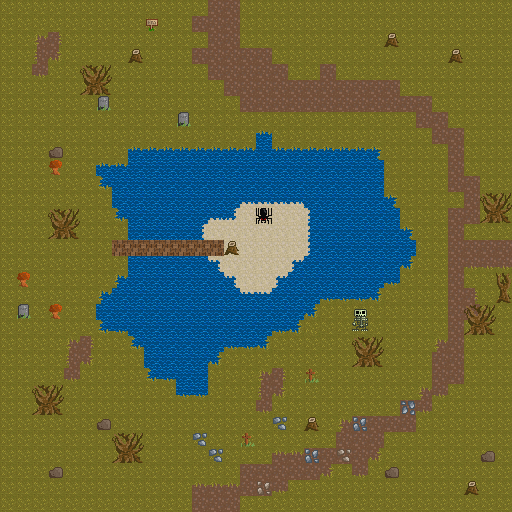

This game map was drawn from its Tiled (.tmx) file and the tilesets committed beside it. A one-line description and the trimmed map source follow:
An orthogonal 32x32 tile map with 16x16 px tiles, 2 tile layers (lower, upper), 2 tilesets and 58 objects (37x villager, 8x npc, 7x portal, 6x pickup).

<map version="1.0" orientation="orthogonal" renderorder="right-down" width="32" height="32" tilewidth="16" tileheight="16" nextobjectid="69">
 <tileset firstgid="1" name="tilesheet" tilewidth="16" tileheight="16" tilecount="256">
  <image source="../gfx/tilesheet.png" width="256" height="256" />
  <tile id="2">
   <properties>
    <property name="solid" value="true" />
   </properties>
  </tile>
  <tile id="3">
   <properties>
    <property name="solid" value="true" />
   </properties>
  </tile>
  <tile id="4">
   <properties>
    <property name="solid" value="true" />
   </properties>
  </tile>
  <tile id="5">
   <properties>
    <property name="solid" value="true" />
   </properties>
  </tile>
  <tile id="7">
   <properties>
    <property name="solid" value="true" />
   </properties>
  </tile>
  <tile id="8">
   <properties>
    <property name="solid" value="true" />
   </properties>
  </tile>
  <tile id="10">
   <properties>
    <property name="solid" value="true" />
   </properties>
  </tile>
  <tile id="11">
   <properties>
    <property name="solid" value="true" />
   </properties>
  </tile>
  <tile id="12">
   <properties>
    <property name="solid" value="true" />
   </properties>
  </tile>
  <tile id="26">
   <properties>
    <property name="solid" value="true" />
   </properties>
  </tile>
  <tile id="27">
   <properties>
    <property name="solid" value="true" />
   </properties>
  </tile>
  <tile id="28">
   <properties>
    <property name="solid" value="true" />
   </properties>
  </tile>
  <tile id="29">
   <properties>
    <property name="solid" value="true" />
   </properties>
  </tile>
  <tile id="42">
   <properties>
    <property name="solid" value="true" />
   </properties>
  </tile>
  <tile id="43">
   <properties>
    <property name="solid" value="true" />
   </properties>
  </tile>
  <tile id="44">
   <properties>
    <property name="solid" value="true" />
   </properties>
  </tile>
  <tile id="45">
   <properties>
    <property name="solid" value="true" />
   </properties>
  </tile>
  <tile id="46">
   <properties>
    <property name="solid" value="true" />
   </properties>
  </tile>
  <tile id="47">
   <properties>
    <property name="solid" value="true" />
   </properties>
  </tile>
  <tile id="48">
   <properties>
    <property name="solid" value="true" />
   </properties>
  </tile>
  <tile id="49">
   <properties>
    <property name="solid" value="true" />
   </properties>
  </tile>
  <tile id="50">
   <properties>
    <property name="solid" value="true" />
   </properties>
  </tile>
  <tile id="51">
   <properties>
    <property name="solid" value="true" />
   </properties>
  </tile>
  <tile id="52">
   <properties>
    <property name="solid" value="true" />
   </properties>
  </tile>
  <tile id="53">
   <properties>
    <property name="solid" value="true" />
   </properties>
  </tile>
  <tile id="54">
   <properties>
    <property name="solid" value="true" />
   </properties>
  </tile>
  <tile id="57">
   <properties>
    <property name="solid" value="true" />
   </properties>
  </tile>
  <tile id="58">
   <properties>
    <property name="solid" value="true" />
   </properties>
  </tile>
  <tile id="60">
   <properties>
    <property name="solid" value="true" />
   </properties>
  </tile>
  <tile id="61">
   <properties>
    <property name="solid" value="true" />
   </properties>
  </tile>
  <tile id="62">
   <properties>
    <property name="solid" value="true" />
   </properties>
  </tile>
  <tile id="64">
   <properties>
    <property name="solid" value="true" />
   </properties>
  </tile>
  <tile id="65">
   <properties>
    <property name="solid" value="true" />
   </properties>
  </tile>
  <tile id="66">
   <properties>
    <property name="solid" value="true" />
   </properties>
  </tile>
  <tile id="67">
   <properties>
    <property name="solid" value="true" />
   </properties>
  </tile>
  <tile id="68">
   <properties>
    <property name="solid" value="true" />
   </properties>
  </tile>
  <tile id="69">
   <properties>
    <property name="solid" value="true" />
   </properties>
  </tile>
  <tile id="70">
   <properties>
    <property name="solid" value="true" />
   </properties>
  </tile>
  <tile id="73">
   <properties>
    <property name="solid" value="true" />
   </properties>
  </tile>
  <tile id="74">
   <properties>
    <property name="solid" value="true" />
   </properties>
  </tile>
  <tile id="75">
   <properties>
    <property name="solid" value="true" />
   </properties>
  </tile>
  <tile id="76">
   <properties>
    <property name="solid" value="true" />
   </properties>
  </tile>
  <tile id="77">
   <properties>
    <property name="solid" value="true" />
   </properties>
  </tile>
  <tile id="80">
   <properties>
    <property name="solid" value="true" />
   </properties>
  </tile>
  <tile id="81">
   <properties>
    <property name="solid" value="true" />
   </properties>
  </tile>
  <tile id="82">
   <properties>
    <property name="solid" value="true" />
   </properties>
  </tile>
  <tile id="83">
   <properties>
    <property name="solid" value="true" />
   </properties>
  </tile>
  <tile id="84">
   <properties>
    <property name="solid" value="true" />
   </properties>
  </tile>
  <tile id="85">
   <properties>
    <property name="solid" value="true" />
   </properties>
  </tile>
  <tile id="86">
   <properties>
    <property name="solid" value="true" />
   </properties>
  </tile>
  <tile id="87">
   <properties>
    <property name="solid" value="true" />
   </properties>
  </tile>
  <tile id="88">
   <properties>
    <property name="solid" value="true" />
   </properties>
  </tile>
  <tile id="89">
   <properties>
    <property name="solid" value="true" />
   </properties>
  </tile>
  <tile id="90">
   <properties>
    <property name="solid" value="true" />
   </properties>
  </tile>
  <tile id="96">
   <properties>
    <property name="solid" value="true" />
   </properties>
  </tile>
  <tile id="97">
   <properties>
    <property name="solid" value="true" />
   </properties>
  </tile>
  <tile id="98">
   <properties>
    <property name="solid" value="true" />
   </properties>
  </tile>
  <tile id="99">
   <properties>
    <property name="solid" value="true" />
   </properties>
  </tile>
  <tile id="101">
   <properties>
    <property name="solid" value="true" />
   </properties>
  </tile>
  <tile id="102">
   <properties>
    <property name="solid" value="true" />
   </properties>
  </tile>
  <tile id="103">
   <properties>
    <property name="solid" value="true" />
   </properties>
  </tile>
  <tile id="104">
   <properties>
    <property name="solid" value="true" />
   </properties>
  </tile>
  <tile id="105">
   <properties>
    <property name="solid" value="true" />
   </properties>
  </tile>
  <tile id="117">
   <properties>
    <property name="solid" value="true" />
   </properties>
  </tile>
  <tile id="120">
   <properties>
    <property name="solid" value="true" />
   </properties>
  </tile>
  <tile id="123">
   <properties>
    <property name="solid" value="true" />
   </properties>
  </tile>
  <tile id="124">
   <properties>
    <property name="solid" value="true" />
   </properties>
  </tile>
 </tileset>
 <tileset firstgid="257" name="tilesheet" tilewidth="16" tileheight="16" tilecount="256">
  <image source="../gfx/tilesheet.png" width="256" height="256" />
  <tile id="2">
   <properties>
    <property name="solid" value="true" />
   </properties>
  </tile>
  <tile id="3">
   <properties>
    <property name="solid" value="true" />
   </properties>
  </tile>
  <tile id="4">
   <properties>
    <property name="solid" value="true" />
   </properties>
  </tile>
  <tile id="5">
   <properties>
    <property name="solid" value="true" />
   </properties>
  </tile>
  <tile id="7">
   <properties>
    <property name="solid" value="true" />
   </properties>
  </tile>
  <tile id="8">
   <properties>
    <property name="solid" value="true" />
   </properties>
  </tile>
  <tile id="10">
   <properties>
    <property name="solid" value="true" />
   </properties>
  </tile>
  <tile id="11">
   <properties>
    <property name="solid" value="true" />
   </properties>
  </tile>
  <tile id="12">
   <properties>
    <property name="solid" value="true" />
   </properties>
  </tile>
  <tile id="26">
   <properties>
    <property name="solid" value="true" />
   </properties>
  </tile>
  <tile id="27">
   <properties>
    <property name="solid" value="true" />
   </properties>
  </tile>
  <tile id="28">
   <properties>
    <property name="solid" value="true" />
   </properties>
  </tile>
  <tile id="29">
   <properties>
    <property name="solid" value="true" />
   </properties>
  </tile>
  <tile id="42">
   <properties>
    <property name="solid" value="true" />
   </properties>
  </tile>
  <tile id="43">
   <properties>
    <property name="solid" value="true" />
   </properties>
  </tile>
  <tile id="44">
   <properties>
    <property name="solid" value="true" />
   </properties>
  </tile>
  <tile id="45">
   <properties>
    <property name="solid" value="true" />
   </properties>
  </tile>
  <tile id="46">
   <properties>
    <property name="solid" value="true" />
   </properties>
  </tile>
  <tile id="47">
   <properties>
    <property name="solid" value="true" />
   </properties>
  </tile>
  <tile id="48">
   <properties>
    <property name="solid" value="true" />
   </properties>
  </tile>
  <tile id="49">
   <properties>
    <property name="solid" value="true" />
   </properties>
  </tile>
  <tile id="50">
   <properties>
    <property name="solid" value="true" />
   </properties>
  </tile>
  <tile id="51">
   <properties>
    <property name="solid" value="true" />
   </properties>
  </tile>
  <tile id="52">
   <properties>
    <property name="solid" value="true" />
   </properties>
  </tile>
  <tile id="53">
   <properties>
    <property name="solid" value="true" />
   </properties>
  </tile>
  <tile id="54">
   <properties>
    <property name="solid" value="true" />
   </properties>
  </tile>
  <tile id="57">
   <properties>
    <property name="solid" value="true" />
   </properties>
  </tile>
  <tile id="58">
   <properties>
    <property name="solid" value="true" />
   </properties>
  </tile>
  <tile id="60">
   <properties>
    <property name="solid" value="true" />
   </properties>
  </tile>
  <tile id="61">
   <properties>
    <property name="solid" value="true" />
   </properties>
  </tile>
  <tile id="62">
   <properties>
    <property name="solid" value="true" />
   </properties>
  </tile>
  <tile id="64">
   <properties>
    <property name="solid" value="true" />
   </properties>
  </tile>
  <tile id="65">
   <properties>
    <property name="solid" value="true" />
   </properties>
  </tile>
  <tile id="66">
   <properties>
    <property name="solid" value="true" />
   </properties>
  </tile>
  <tile id="67">
   <properties>
    <property name="solid" value="true" />
   </properties>
  </tile>
  <tile id="68">
   <properties>
    <property name="solid" value="true" />
   </properties>
  </tile>
  <tile id="69">
   <properties>
    <property name="solid" value="true" />
   </properties>
  </tile>
  <tile id="70">
   <properties>
    <property name="solid" value="true" />
   </properties>
  </tile>
  <tile id="73">
   <properties>
    <property name="solid" value="true" />
   </properties>
  </tile>
  <tile id="74">
   <properties>
    <property name="solid" value="true" />
   </properties>
  </tile>
  <tile id="75">
   <properties>
    <property name="solid" value="true" />
   </properties>
  </tile>
  <tile id="76">
   <properties>
    <property name="solid" value="true" />
   </properties>
  </tile>
  <tile id="77">
   <properties>
    <property name="solid" value="true" />
   </properties>
  </tile>
  <tile id="80">
   <properties>
    <property name="solid" value="true" />
   </properties>
  </tile>
  <tile id="81">
   <properties>
    <property name="solid" value="true" />
   </properties>
  </tile>
  <tile id="82">
   <properties>
    <property name="solid" value="true" />
   </properties>
  </tile>
  <tile id="83">
   <properties>
    <property name="solid" value="true" />
   </properties>
  </tile>
  <tile id="84">
   <properties>
    <property name="solid" value="true" />
   </properties>
  </tile>
  <tile id="85">
   <properties>
    <property name="solid" value="true" />
   </properties>
  </tile>
  <tile id="86">
   <properties>
    <property name="solid" value="true" />
   </properties>
  </tile>
  <tile id="87">
   <properties>
    <property name="solid" value="true" />
   </properties>
  </tile>
  <tile id="88">
   <properties>
    <property name="solid" value="true" />
   </properties>
  </tile>
  <tile id="89">
   <properties>
    <property name="solid" value="true" />
   </properties>
  </tile>
  <tile id="90">
   <properties>
    <property name="solid" value="true" />
   </properties>
  </tile>
  <tile id="96">
   <properties>
    <property name="solid" value="true" />
   </properties>
  </tile>
  <tile id="97">
   <properties>
    <property name="solid" value="true" />
   </properties>
  </tile>
  <tile id="98">
   <properties>
    <property name="solid" value="true" />
   </properties>
  </tile>
  <tile id="99">
   <properties>
    <property name="solid" value="true" />
   </properties>
  </tile>
  <tile id="101">
   <properties>
    <property name="solid" value="true" />
   </properties>
  </tile>
  <tile id="102">
   <properties>
    <property name="solid" value="true" />
   </properties>
  </tile>
  <tile id="103">
   <properties>
    <property name="solid" value="true" />
   </properties>
  </tile>
  <tile id="104">
   <properties>
    <property name="solid" value="true" />
   </properties>
  </tile>
  <tile id="105">
   <properties>
    <property name="solid" value="true" />
   </properties>
  </tile>
  <tile id="117">
   <properties>
    <property name="solid" value="true" />
   </properties>
  </tile>
  <tile id="120">
   <properties>
    <property name="solid" value="true" />
   </properties>
  </tile>
  <tile id="123">
   <properties>
    <property name="solid" value="true" />
   </properties>
  </tile>
  <tile id="124">
   <properties>
    <property name="solid" value="true" />
   </properties>
  </tile>
 </tileset>
 <layer name="lower" width="32" height="32">
  <data>[1024 cells, 1024 non-empty, 5 distinct tile ids]</data>
 </layer>
 <layer name="upper" width="32" height="32">
  <data>[1024 cells, 156 non-empty, 36 distinct tile ids]</data>
 </layer>
 <objectgroup name="objects">
  <object id="1" type="portal" gid="15" x="212" y="12" width="16" height="16">
   <properties>
    <property name="level" value="testlevel" />
    <property name="x" value="16" />
    <property name="y" value="30" />
   </properties>
  </object>
  <object id="3" type="portal" gid="15" x="232" y="12" width="16" height="16">
   <properties>
    <property name="level" value="testlevel" />
    <property name="x" value="17" />
    <property name="y" value="30" />
   </properties>
  </object>
  <object id="5" type="villager" gid="15" x="184" y="88" width="16" height="16" />
  <object id="7" type="villager" gid="15" x="52" y="124" width="16" height="16" />
  <object id="8" type="villager" gid="15" x="20" y="168" width="16" height="16" />
  <object id="9" type="villager" gid="15" x="84" y="200" width="16" height="16" />
  <object id="10" type="villager" gid="15" x="308" y="60" width="16" height="16" />
  <object id="11" type="villager" gid="15" x="100" y="24" width="16" height="16" />
  <object id="12" type="villager" gid="15" x="312" y="120" width="16" height="16" />
  <object id="13" type="villager" gid="15" x="132" y="92" width="16" height="16" />
  <object id="14" type="villager" gid="15" x="56" y="52" width="16" height="16" />
  <object id="15" type="villager" gid="15" x="288" y="32" width="16" height="16" />
  <object id="16" type="villager" gid="15" x="428" y="72" width="16" height="16" />
  <object id="17" type="villager" gid="15" x="448" y="28" width="16" height="16" />
  <object id="18" type="villager" gid="15" x="460" y="108" width="16" height="16" />
  <object id="19" type="villager" gid="15" x="392" y="124" width="16" height="16" />
  <object id="20" type="villager" gid="15" x="484" y="140" width="16" height="16" />
  <object id="21" type="villager" gid="15" x="424" y="172" width="16" height="16" />
  <object id="23" type="villager" gid="15" x="420" y="300" width="16" height="16" />
  <object id="24" type="villager" gid="15" x="388" y="300" width="16" height="16" />
  <object id="25" type="villager" gid="15" x="324" y="348" width="16" height="16" />
  <object id="26" type="villager" gid="15" x="412" y="332" width="16" height="16" />
  <object id="27" type="villager" gid="15" x="360" y="368" width="16" height="16" />
  <object id="28" type="villager" gid="15" x="212" y="408" width="16" height="16" />
  <object id="29" type="villager" gid="15" x="328" y="488" width="16" height="16" />
  <object id="30" type="villager" gid="15" x="404" y="452" width="16" height="16" />
  <object id="31" type="villager" gid="15" x="472" y="396" width="16" height="16" />
  <object id="32" type="villager" gid="15" x="452" y="436" width="16" height="16" />
  <object id="33" type="villager" gid="15" x="336" y="392" width="16" height="16" />
  <object id="34" type="villager" gid="15" x="80" y="492" width="16" height="16" />
  <object id="35" type="villager" gid="15" x="152" y="464" width="16" height="16" />
  <object id="36" type="villager" gid="15" x="164" y="408" width="16" height="16" />
  <object id="37" type="villager" gid="15" x="116" y="376" width="16" height="16" />
  <object id="38" type="villager" gid="15" x="12" y="376" width="16" height="16" />
  <object id="39" type="villager" gid="15" x="52" y="440" width="16" height="16" />
  <object id="40" type="villager" gid="15" x="68" y="292" width="16" height="16" />
  <object id="41" type="villager" gid="15" x="24" y="252" width="16" height="16" />
  <object id="42" type="villager" gid="15" x="100" y="248" width="16" height="16" />
  <object id="44" type="villager" gid="15" x="32" y="72" width="16" height="16" />
  <object id="45" type="npc" gid="15" x="152" y="24" width="16" height="16">
   <properties>
    <property name="say" value="this is a sign" />
   </properties>
  </object>
  <object id="46" type="npc" gid="15" x="264" y="220" width="16" height="16">
   <properties>
    <property name="say" value="help me im scared of;water i dont know what;to do" />
   </properties>
  </object>
  <object id="48" type="npc" gid="15" x="24" y="312" width="16" height="16">
   <properties>
    <property name="say" value="the grave of bonesly;l. bones, we knew him;not very well, actually" />
   </properties>
  </object>
  <object id="49" type="npc" gid="15" x="248" y="444" width="16" height="16">
   <properties>
    <property name="say" value="a grave" />
   </properties>
  </object>
  <object id="50" type="npc" gid="15" x="360" y="328" width="16" height="16">
   <properties>
    <property name="say" value="i like to drown childeren;in the lake;i do it often" />
   </properties>
  </object>
  <object id="51" type="npc" gid="15" x="308" y="380" width="16" height="16">
   <properties>
    <property name="say" value="a childs grave" />
   </properties>
  </object>
  <object id="52" type="portal" gid="15" x="200" y="508" width="16" height="16">
   <properties>
    <property name="level" value="plains" />
    <property name="x" value="14" />
    <property name="y" value="1" />
   </properties>
  </object>
  <object id="53" type="portal" gid="15" x="216" y="508" width="16" height="16">
   <properties>
    <property name="level" value="plains" />
    <property name="x" value="14" />
    <property name="y" value="1" />
   </properties>
  </object>
  </objectgroup>
</map>
<!-- 11 of 58 objects omitted -->
